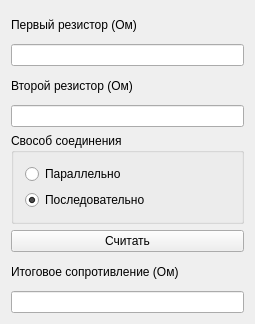
<?xml version="1.0" encoding="UTF-8"?>
<ui version="4.0">
 <class>Widget</class>
 <widget class="QWidget" name="Widget">
  <property name="geometry">
   <rect>
    <x>0</x>
    <y>0</y>
    <width>255</width>
    <height>324</height>
   </rect>
  </property>
  <property name="windowTitle">
   <string>Widget</string>
  </property>
  <layout class="QVBoxLayout" name="verticalLayout_4">
   <item>
    <layout class="QVBoxLayout" name="verticalLayout_3">
     <item>
      <widget class="QLabel" name="label">
       <property name="text">
        <string>Первый резистор (Ом)</string>
       </property>
       <property name="wordWrap">
        <bool>true</bool>
       </property>
      </widget>
     </item>
     <item>
      <widget class="QLineEdit" name="inputEdit1"/>
     </item>
     <item>
      <widget class="QLabel" name="label_2">
       <property name="text">
        <string>Второй резистор (Ом)</string>
       </property>
       <property name="wordWrap">
        <bool>true</bool>
       </property>
      </widget>
     </item>
     <item>
      <widget class="QLineEdit" name="inputEdit2"/>
     </item>
     <item>
      <widget class="QGroupBox" name="groupBox">
       <property name="title">
        <string>Свособ соединения</string>
       </property>
       <layout class="QVBoxLayout" name="verticalLayout_2">
        <item>
         <layout class="QVBoxLayout" name="verticalLayout">
          <item>
           <widget class="QRadioButton" name="parallel">
            <property name="text">
             <string>Параллельно</string>
            </property>
            <property name="checked">
             <bool>false</bool>
            </property>
           </widget>
          </item>
          <item>
           <widget class="QRadioButton" name="line">
            <property name="text">
             <string>Последовательно</string>
            </property>
            <property name="checked">
             <bool>true</bool>
            </property>
           </widget>
          </item>
         </layout>
        </item>
       </layout>
      </widget>
     </item>
     <item>
      <widget class="QPushButton" name="pushButton">
       <property name="text">
        <string>Считать</string>
       </property>
      </widget>
     </item>
     <item>
      <widget class="QLabel" name="label_3">
       <property name="text">
        <string>Итоговое сопротивление (Ом)</string>
       </property>
       <property name="wordWrap">
        <bool>true</bool>
       </property>
      </widget>
     </item>
     <item>
      <widget class="QLineEdit" name="outputEdit">
       <property name="readOnly">
        <bool>true</bool>
       </property>
      </widget>
     </item>
    </layout>
   </item>
  </layout>
 </widget>
 <layoutdefault spacing="6" margin="11"/>
 <resources/>
 <connections>
  <connection>
   <sender>inputEdit1</sender>
   <signal>returnPressed()</signal>
   <receiver>inputEdit2</receiver>
   <slot>setFocus()</slot>
   <hints>
    <hint type="sourcelabel">
     <x>51</x>
     <y>57</y>
    </hint>
    <hint type="destinationlabel">
     <x>97</x>
     <y>114</y>
    </hint>
   </hints>
  </connection>
  <connection>
   <sender>inputEdit2</sender>
   <signal>returnPressed()</signal>
   <receiver>pushButton</receiver>
   <slot>setFocus()</slot>
   <hints>
    <hint type="sourcelabel">
     <x>154</x>
     <y>129</y>
    </hint>
    <hint type="destinationlabel">
     <x>160</x>
     <y>239</y>
    </hint>
   </hints>
  </connection>
 </connections>
</ui>
